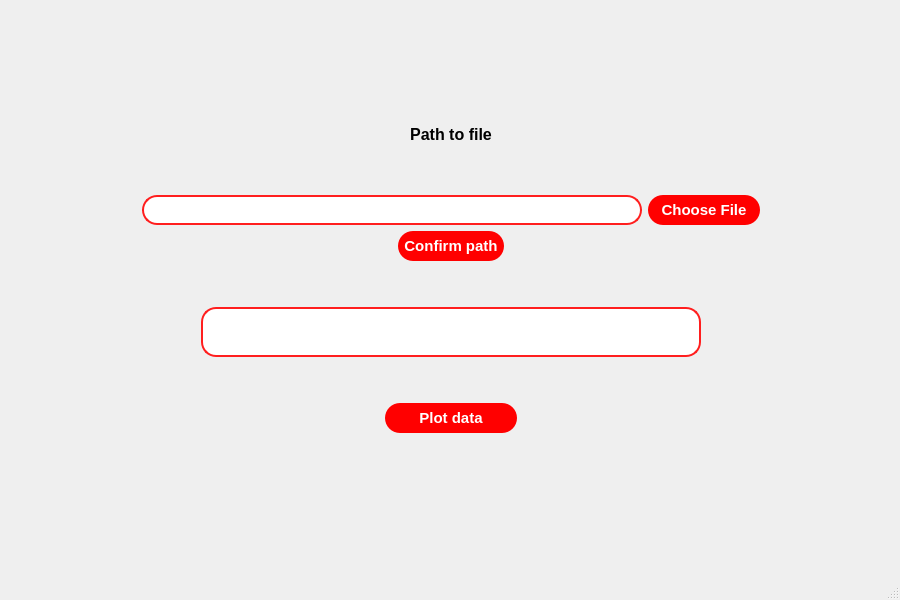
<?xml version="1.0" encoding="UTF-8"?>
<ui version="4.0">
 <class>MainWindow</class>
 <widget class="QMainWindow" name="MainWindow">
  <property name="geometry">
   <rect>
    <x>0</x>
    <y>0</y>
    <width>900</width>
    <height>600</height>
   </rect>
  </property>
  <property name="windowTitle">
   <string>MainWindow</string>
  </property>
  <widget class="QWidget" name="centralwidget">
   <widget class="QStackedWidget" name="stackedWidget">
    <property name="geometry">
     <rect>
      <x>0</x>
      <y>0</y>
      <width>900</width>
      <height>600</height>
     </rect>
    </property>
    <property name="sizePolicy">
     <sizepolicy hsizetype="Maximum" vsizetype="Maximum">
      <horstretch>0</horstretch>
      <verstretch>0</verstretch>
     </sizepolicy>
    </property>
    <property name="currentIndex">
     <number>0</number>
    </property>
    <widget class="QWidget" name="page">
     <widget class="QWidget" name="gridLayoutWidget">
      <property name="geometry">
       <rect>
        <x>0</x>
        <y>0</y>
        <width>901</width>
        <height>551</height>
       </rect>
      </property>
      <layout class="QGridLayout" name="gridLayout_2">
       <property name="sizeConstraint">
        <enum>QLayout::SetNoConstraint</enum>
       </property>
       <item row="2" column="1">
        <layout class="QVBoxLayout" name="verticalLayout">
         <item>
          <spacer name="verticalSpacer_3">
           <property name="orientation">
            <enum>Qt::Vertical</enum>
           </property>
           <property name="sizeHint" stdset="0">
            <size>
             <width>20</width>
             <height>40</height>
            </size>
           </property>
          </spacer>
         </item>
         <item>
          <layout class="QHBoxLayout" name="horizontalLayout_9">
           <item>
            <widget class="QTextEdit" name="path_box">
             <property name="minimumSize">
              <size>
               <width>500</width>
               <height>30</height>
              </size>
             </property>
             <property name="maximumSize">
              <size>
               <width>500</width>
               <height>30</height>
              </size>
             </property>
             <property name="font">
              <font>
               <pointsize>11</pointsize>
              </font>
             </property>
             <property name="styleSheet">
              <string notr="true">QTextEdit {
	border: 2px solid rgb(255,30,30);
	border-radius: 15px;
	background-color: palette(base);
	padding-left: 20px;
	padding-right: 20px;
}</string>
             </property>
             <property name="verticalScrollBarPolicy">
              <enum>Qt::ScrollBarAlwaysOff</enum>
             </property>
             <property name="html">
              <string>&lt;!DOCTYPE HTML PUBLIC &quot;-//W3C//DTD HTML 4.0//EN&quot; &quot;http://www.w3.org/TR/REC-html40/strict.dtd&quot;&gt;
&lt;html&gt;&lt;head&gt;&lt;meta name=&quot;qrichtext&quot; content=&quot;1&quot; /&gt;&lt;meta charset=&quot;utf-8&quot; /&gt;&lt;style type=&quot;text/css&quot;&gt;
p, li { white-space: pre-wrap; }
&lt;/style&gt;&lt;/head&gt;&lt;body style=&quot; font-family:'Segoe UI'; font-size:11pt; font-weight:400; font-style:normal;&quot;&gt;
&lt;p align=&quot;center&quot; style=&quot;-qt-paragraph-type:empty; margin-top:0px; margin-bottom:0px; margin-left:0px; margin-right:0px; -qt-block-indent:0; text-indent:0px;&quot;&gt;&lt;br /&gt;&lt;/p&gt;&lt;/body&gt;&lt;/html&gt;</string>
             </property>
            </widget>
           </item>
           <item>
            <widget class="QPushButton" name="chooseButton">
             <property name="minimumSize">
              <size>
               <width>112</width>
               <height>30</height>
              </size>
             </property>
             <property name="maximumSize">
              <size>
               <width>200</width>
               <height>30</height>
              </size>
             </property>
             <property name="font">
              <font>
               <family>Segoe UI</family>
               <pointsize>11</pointsize>
               <italic>false</italic>
               <bold>true</bold>
              </font>
             </property>
             <property name="styleSheet">
              <string notr="true">QPushButton#chooseButton {
    background-color: rgb(255,30,30);
    border-radius: 15px;
    min-width: 5em;
    padding: 6px;
	color: white;
}
QPushButton#chooseButton {
    background-color: rgb(255, 0, 0);
    border-style: inset;
}</string>
             </property>
             <property name="text">
              <string>Choose File</string>
             </property>
            </widget>
           </item>
          </layout>
         </item>
         <item>
          <layout class="QHBoxLayout" name="horizontalLayout_7">
           <item>
            <spacer name="horizontalSpacer_22">
             <property name="orientation">
              <enum>Qt::Horizontal</enum>
             </property>
             <property name="sizeHint" stdset="0">
              <size>
               <width>40</width>
               <height>20</height>
              </size>
             </property>
            </spacer>
           </item>
           <item>
            <widget class="QPushButton" name="confirm_path_button">
             <property name="minimumSize">
              <size>
               <width>0</width>
               <height>30</height>
              </size>
             </property>
             <property name="maximumSize">
              <size>
               <width>200</width>
               <height>30</height>
              </size>
             </property>
             <property name="font">
              <font>
               <pointsize>11</pointsize>
               <italic>false</italic>
               <bold>true</bold>
              </font>
             </property>
             <property name="styleSheet">
              <string notr="true">QPushButton#confirm_path_button {
    background-color: rgb(255,30,30);
    border-radius: 15px;
    padding: 6px;
	color: white
}
QPushButton#confirm_path_button {
    background-color: rgb(255, 0, 0);
    border-style: inset;
}</string>
             </property>
             <property name="text">
              <string>Confirm path</string>
             </property>
            </widget>
           </item>
           <item>
            <spacer name="horizontalSpacer_21">
             <property name="orientation">
              <enum>Qt::Horizontal</enum>
             </property>
             <property name="sizeHint" stdset="0">
              <size>
               <width>40</width>
               <height>20</height>
              </size>
             </property>
            </spacer>
           </item>
          </layout>
         </item>
         <item>
          <spacer name="verticalSpacer_5">
           <property name="orientation">
            <enum>Qt::Vertical</enum>
           </property>
           <property name="sizeHint" stdset="0">
            <size>
             <width>20</width>
             <height>40</height>
            </size>
           </property>
          </spacer>
         </item>
         <item>
          <layout class="QHBoxLayout" name="horizontalLayout_11">
           <item>
            <spacer name="horizontalSpacer_25">
             <property name="orientation">
              <enum>Qt::Horizontal</enum>
             </property>
             <property name="sizeHint" stdset="0">
              <size>
               <width>40</width>
               <height>20</height>
              </size>
             </property>
            </spacer>
           </item>
           <item>
            <widget class="QTextEdit" name="results_window">
             <property name="minimumSize">
              <size>
               <width>500</width>
               <height>50</height>
              </size>
             </property>
             <property name="maximumSize">
              <size>
               <width>500</width>
               <height>50</height>
              </size>
             </property>
             <property name="font">
              <font>
               <pointsize>11</pointsize>
              </font>
             </property>
             <property name="styleSheet">
              <string notr="true">QTextEdit {
	border: 2px solid rgb(255,30,30);
	border-radius: 15px;
	background-color: palette(base)
}</string>
             </property>
            </widget>
           </item>
           <item>
            <spacer name="horizontalSpacer_26">
             <property name="orientation">
              <enum>Qt::Horizontal</enum>
             </property>
             <property name="sizeHint" stdset="0">
              <size>
               <width>40</width>
               <height>20</height>
              </size>
             </property>
            </spacer>
           </item>
          </layout>
         </item>
         <item>
          <spacer name="verticalSpacer_6">
           <property name="orientation">
            <enum>Qt::Vertical</enum>
           </property>
           <property name="sizeHint" stdset="0">
            <size>
             <width>20</width>
             <height>40</height>
            </size>
           </property>
          </spacer>
         </item>
         <item>
          <layout class="QHBoxLayout" name="horizontalLayout_10">
           <item>
            <spacer name="horizontalSpacer_24">
             <property name="orientation">
              <enum>Qt::Horizontal</enum>
             </property>
             <property name="sizeHint" stdset="0">
              <size>
               <width>40</width>
               <height>20</height>
              </size>
             </property>
            </spacer>
           </item>
           <item>
            <widget class="QPushButton" name="plot1_button">
             <property name="minimumSize">
              <size>
               <width>132</width>
               <height>30</height>
              </size>
             </property>
             <property name="maximumSize">
              <size>
               <width>200</width>
               <height>30</height>
              </size>
             </property>
             <property name="font">
              <font>
               <pointsize>11</pointsize>
               <italic>false</italic>
               <bold>true</bold>
              </font>
             </property>
             <property name="toolTipDuration">
              <number>-1</number>
             </property>
             <property name="styleSheet">
              <string notr="true">QPushButton#plot1_button {
    background-color: rgb(255,30,30);
    border-radius: 15px;
    min-width: 6em;
    padding: 6px;
	color: white
}
QPushButton#plot1_button {
    background-color: rgb(255, 0, 0);
    border-style: inset;
}</string>
             </property>
             <property name="text">
              <string>Plot data</string>
             </property>
            </widget>
           </item>
           <item>
            <spacer name="horizontalSpacer_23">
             <property name="orientation">
              <enum>Qt::Horizontal</enum>
             </property>
             <property name="sizeHint" stdset="0">
              <size>
               <width>40</width>
               <height>20</height>
              </size>
             </property>
            </spacer>
           </item>
          </layout>
         </item>
        </layout>
       </item>
       <item row="2" column="0">
        <spacer name="horizontalSpacer_20">
         <property name="orientation">
          <enum>Qt::Horizontal</enum>
         </property>
         <property name="sizeHint" stdset="0">
          <size>
           <width>40</width>
           <height>20</height>
          </size>
         </property>
        </spacer>
       </item>
       <item row="2" column="2">
        <spacer name="horizontalSpacer_19">
         <property name="orientation">
          <enum>Qt::Horizontal</enum>
         </property>
         <property name="sizeHint" stdset="0">
          <size>
           <width>40</width>
           <height>20</height>
          </size>
         </property>
        </spacer>
       </item>
       <item row="0" column="1">
        <spacer name="verticalSpacer">
         <property name="orientation">
          <enum>Qt::Vertical</enum>
         </property>
         <property name="sizeHint" stdset="0">
          <size>
           <width>20</width>
           <height>40</height>
          </size>
         </property>
        </spacer>
       </item>
       <item row="3" column="1">
        <spacer name="verticalSpacer_2">
         <property name="orientation">
          <enum>Qt::Vertical</enum>
         </property>
         <property name="sizeHint" stdset="0">
          <size>
           <width>20</width>
           <height>40</height>
          </size>
         </property>
        </spacer>
       </item>
       <item row="1" column="1">
        <layout class="QHBoxLayout" name="horizontalLayout_12">
         <item>
          <spacer name="horizontalSpacer_27">
           <property name="orientation">
            <enum>Qt::Horizontal</enum>
           </property>
           <property name="sizeHint" stdset="0">
            <size>
             <width>40</width>
             <height>20</height>
            </size>
           </property>
          </spacer>
         </item>
         <item>
          <widget class="QLabel" name="label">
           <property name="sizePolicy">
            <sizepolicy hsizetype="Preferred" vsizetype="Preferred">
             <horstretch>0</horstretch>
             <verstretch>0</verstretch>
            </sizepolicy>
           </property>
           <property name="minimumSize">
            <size>
             <width>150</width>
             <height>30</height>
            </size>
           </property>
           <property name="maximumSize">
            <size>
             <width>150</width>
             <height>30</height>
            </size>
           </property>
           <property name="font">
            <font>
             <pointsize>12</pointsize>
             <bold>true</bold>
            </font>
           </property>
           <property name="text">
            <string>Path to file</string>
           </property>
           <property name="alignment">
            <set>Qt::AlignCenter</set>
           </property>
          </widget>
         </item>
         <item>
          <spacer name="horizontalSpacer_28">
           <property name="orientation">
            <enum>Qt::Horizontal</enum>
           </property>
           <property name="sizeHint" stdset="0">
            <size>
             <width>40</width>
             <height>20</height>
            </size>
           </property>
          </spacer>
         </item>
        </layout>
       </item>
      </layout>
     </widget>
    </widget>
    <widget class="QWidget" name="page_2">
     <widget class="QFrame" name="plot_frame">
      <property name="geometry">
       <rect>
        <x>0</x>
        <y>130</y>
        <width>900</width>
        <height>441</height>
       </rect>
      </property>
      <property name="sizePolicy">
       <sizepolicy hsizetype="Expanding" vsizetype="Expanding">
        <horstretch>0</horstretch>
        <verstretch>0</verstretch>
       </sizepolicy>
      </property>
      <property name="frameShape">
       <enum>QFrame::StyledPanel</enum>
      </property>
      <property name="frameShadow">
       <enum>QFrame::Raised</enum>
      </property>
     </widget>
     <widget class="QWidget" name="horizontalLayoutWidget">
      <property name="geometry">
       <rect>
        <x>0</x>
        <y>0</y>
        <width>901</width>
        <height>118</height>
       </rect>
      </property>
      <layout class="QHBoxLayout" name="horizontalLayout">
       <property name="spacing">
        <number>0</number>
       </property>
       <item>
        <layout class="QGridLayout" name="gridLayout">
         <property name="sizeConstraint">
          <enum>QLayout::SetMinAndMaxSize</enum>
         </property>
         <property name="spacing">
          <number>0</number>
         </property>
         <item row="0" column="1" alignment="Qt::AlignHCenter|Qt::AlignVCenter">
          <widget class="QLabel" name="label_2">
           <property name="minimumSize">
            <size>
             <width>140</width>
             <height>30</height>
            </size>
           </property>
           <property name="maximumSize">
            <size>
             <width>140</width>
             <height>30</height>
            </size>
           </property>
           <property name="font">
            <font>
             <pointsize>11</pointsize>
            </font>
           </property>
           <property name="text">
            <string>Select start point</string>
           </property>
           <property name="alignment">
            <set>Qt::AlignCenter</set>
           </property>
          </widget>
         </item>
         <item row="1" column="4">
          <spacer name="horizontalSpacer_2">
           <property name="orientation">
            <enum>Qt::Horizontal</enum>
           </property>
           <property name="sizeHint" stdset="0">
            <size>
             <width>1</width>
             <height>20</height>
            </size>
           </property>
          </spacer>
         </item>
         <item row="0" column="7">
          <widget class="QLabel" name="label_7">
           <property name="minimumSize">
            <size>
             <width>220</width>
             <height>30</height>
            </size>
           </property>
           <property name="maximumSize">
            <size>
             <width>180</width>
             <height>30</height>
            </size>
           </property>
           <property name="font">
            <font>
             <pointsize>11</pointsize>
            </font>
           </property>
           <property name="text">
            <string>Samples Between Peaks</string>
           </property>
           <property name="alignment">
            <set>Qt::AlignCenter</set>
           </property>
          </widget>
         </item>
         <item row="1" column="1">
          <layout class="QHBoxLayout" name="horizontalLayout_2">
           <property name="spacing">
            <number>0</number>
           </property>
           <item>
            <spacer name="horizontalSpacer_6">
             <property name="orientation">
              <enum>Qt::Horizontal</enum>
             </property>
             <property name="sizeType">
              <enum>QSizePolicy::Fixed</enum>
             </property>
             <property name="sizeHint" stdset="0">
              <size>
               <width>20</width>
               <height>10</height>
              </size>
             </property>
            </spacer>
           </item>
           <item>
            <widget class="QTextEdit" name="text_border_lower">
             <property name="minimumSize">
              <size>
               <width>100</width>
               <height>30</height>
              </size>
             </property>
             <property name="maximumSize">
              <size>
               <width>100</width>
               <height>30</height>
              </size>
             </property>
             <property name="font">
              <font>
               <pointsize>12</pointsize>
              </font>
             </property>
             <property name="styleSheet">
              <string notr="true">QTextEdit {
	border: 2px solid rgb(255,30,30);
	border-radius: 15px;
	background-color: palette(base);
	padding-left: 20px;
	padding-right: 20px;
}</string>
             </property>
             <property name="verticalScrollBarPolicy">
              <enum>Qt::ScrollBarAlwaysOff</enum>
             </property>
             <property name="horizontalScrollBarPolicy">
              <enum>Qt::ScrollBarAlwaysOff</enum>
             </property>
            </widget>
           </item>
           <item>
            <spacer name="horizontalSpacer_5">
             <property name="orientation">
              <enum>Qt::Horizontal</enum>
             </property>
             <property name="sizeType">
              <enum>QSizePolicy::Fixed</enum>
             </property>
             <property name="sizeHint" stdset="0">
              <size>
               <width>20</width>
               <height>10</height>
              </size>
             </property>
            </spacer>
           </item>
          </layout>
         </item>
         <item row="3" column="3" alignment="Qt::AlignHCenter|Qt::AlignVCenter">
          <widget class="QPushButton" name="border_button_upper">
           <property name="minimumSize">
            <size>
             <width>112</width>
             <height>30</height>
            </size>
           </property>
           <property name="maximumSize">
            <size>
             <width>120</width>
             <height>30</height>
            </size>
           </property>
           <property name="styleSheet">
            <string notr="true">QPushButton#border_button_upper {
    background-color: rgb(255,30,30);
    border-radius: 15px;
    min-width: 5em;
    padding: 6px;
	color: white;
}
QPushButton#border_button_upper {
    background-color: rgb(255, 0, 0);
    border-style: inset;
}</string>
           </property>
           <property name="text">
            <string>Confirm End Point</string>
           </property>
          </widget>
         </item>
         <item row="1" column="6">
          <spacer name="horizontalSpacer_3">
           <property name="orientation">
            <enum>Qt::Horizontal</enum>
           </property>
           <property name="sizeHint" stdset="0">
            <size>
             <width>1</width>
             <height>20</height>
            </size>
           </property>
          </spacer>
         </item>
         <item row="0" column="5">
          <widget class="QLabel" name="label_6">
           <property name="minimumSize">
            <size>
             <width>180</width>
             <height>30</height>
            </size>
           </property>
           <property name="maximumSize">
            <size>
             <width>150</width>
             <height>30</height>
            </size>
           </property>
           <property name="font">
            <font>
             <pointsize>11</pointsize>
            </font>
           </property>
           <property name="layoutDirection">
            <enum>Qt::LeftToRight</enum>
           </property>
           <property name="text">
            <string>Minimum Peak Value</string>
           </property>
           <property name="alignment">
            <set>Qt::AlignCenter</set>
           </property>
          </widget>
         </item>
         <item row="1" column="8">
          <spacer name="horizontalSpacer_4">
           <property name="orientation">
            <enum>Qt::Horizontal</enum>
           </property>
           <property name="sizeHint" stdset="0">
            <size>
             <width>1</width>
             <height>20</height>
            </size>
           </property>
          </spacer>
         </item>
         <item row="3" column="1" alignment="Qt::AlignHCenter|Qt::AlignVCenter">
          <widget class="QPushButton" name="border_button_lower">
           <property name="minimumSize">
            <size>
             <width>112</width>
             <height>30</height>
            </size>
           </property>
           <property name="maximumSize">
            <size>
             <width>120</width>
             <height>30</height>
            </size>
           </property>
           <property name="layoutDirection">
            <enum>Qt::LeftToRight</enum>
           </property>
           <property name="autoFillBackground">
            <bool>false</bool>
           </property>
           <property name="styleSheet">
            <string notr="true">QPushButton#border_button_lower {
    background-color: rgb(255,30,30);
    border-radius: 15px;
    min-width: 5em;
    padding: 6px;
	color: white;
}
QPushButton#border_button_lower {
    background-color: rgb(255, 0, 0);
    border-style: inset;
}</string>
           </property>
           <property name="text">
            <string>Confirm Start Point</string>
           </property>
          </widget>
         </item>
         <item row="1" column="0">
          <spacer name="horizontalSpacer_14">
           <property name="orientation">
            <enum>Qt::Horizontal</enum>
           </property>
           <property name="sizeHint" stdset="0">
            <size>
             <width>20</width>
             <height>20</height>
            </size>
           </property>
          </spacer>
         </item>
         <item row="1" column="10">
          <spacer name="horizontalSpacer_13">
           <property name="orientation">
            <enum>Qt::Horizontal</enum>
           </property>
           <property name="sizeHint" stdset="0">
            <size>
             <width>20</width>
             <height>20</height>
            </size>
           </property>
          </spacer>
         </item>
         <item row="1" column="7">
          <layout class="QHBoxLayout" name="horizontalLayout_5">
           <property name="spacing">
            <number>0</number>
           </property>
           <item>
            <spacer name="horizontalSpacer_12">
             <property name="orientation">
              <enum>Qt::Horizontal</enum>
             </property>
             <property name="sizeHint" stdset="0">
              <size>
               <width>20</width>
               <height>20</height>
              </size>
             </property>
            </spacer>
           </item>
           <item>
            <widget class="QTextEdit" name="distancePeak">
             <property name="minimumSize">
              <size>
               <width>100</width>
               <height>30</height>
              </size>
             </property>
             <property name="maximumSize">
              <size>
               <width>100</width>
               <height>30</height>
              </size>
             </property>
             <property name="font">
              <font>
               <pointsize>12</pointsize>
              </font>
             </property>
             <property name="styleSheet">
              <string notr="true">QTextEdit {
	border: 2px solid rgb(255,30,30);
	border-radius: 15px;
	background-color: palette(base);
	padding-left: 20px;
	padding-right: 20px;
}</string>
             </property>
             <property name="frameShape">
              <enum>QFrame::StyledPanel</enum>
             </property>
             <property name="verticalScrollBarPolicy">
              <enum>Qt::ScrollBarAlwaysOff</enum>
             </property>
             <property name="horizontalScrollBarPolicy">
              <enum>Qt::ScrollBarAlwaysOff</enum>
             </property>
            </widget>
           </item>
           <item>
            <spacer name="horizontalSpacer_11">
             <property name="orientation">
              <enum>Qt::Horizontal</enum>
             </property>
             <property name="sizeHint" stdset="0">
              <size>
               <width>40</width>
               <height>10</height>
              </size>
             </property>
            </spacer>
           </item>
          </layout>
         </item>
         <item row="1" column="2">
          <spacer name="horizontalSpacer">
           <property name="orientation">
            <enum>Qt::Horizontal</enum>
           </property>
           <property name="sizeType">
            <enum>QSizePolicy::Expanding</enum>
           </property>
           <property name="sizeHint" stdset="0">
            <size>
             <width>1</width>
             <height>20</height>
            </size>
           </property>
          </spacer>
         </item>
         <item row="0" column="3" alignment="Qt::AlignHCenter">
          <widget class="QLabel" name="label_3">
           <property name="minimumSize">
            <size>
             <width>120</width>
             <height>30</height>
            </size>
           </property>
           <property name="maximumSize">
            <size>
             <width>150</width>
             <height>30</height>
            </size>
           </property>
           <property name="font">
            <font>
             <pointsize>11</pointsize>
            </font>
           </property>
           <property name="text">
            <string>Select end point</string>
           </property>
           <property name="alignment">
            <set>Qt::AlignCenter</set>
           </property>
          </widget>
         </item>
         <item row="1" column="3">
          <layout class="QHBoxLayout" name="horizontalLayout_3">
           <property name="spacing">
            <number>0</number>
           </property>
           <item>
            <spacer name="horizontalSpacer_8">
             <property name="orientation">
              <enum>Qt::Horizontal</enum>
             </property>
             <property name="sizeHint" stdset="0">
              <size>
               <width>20</width>
               <height>20</height>
              </size>
             </property>
            </spacer>
           </item>
           <item>
            <widget class="QTextEdit" name="text_border_upper">
             <property name="minimumSize">
              <size>
               <width>100</width>
               <height>30</height>
              </size>
             </property>
             <property name="maximumSize">
              <size>
               <width>100</width>
               <height>30</height>
              </size>
             </property>
             <property name="font">
              <font>
               <pointsize>12</pointsize>
              </font>
             </property>
             <property name="styleSheet">
              <string notr="true">QTextEdit {
	border: 2px solid rgb(255,30,30);
	border-radius: 15px;
	background-color: palette(base);
	padding-left: 20px;
	padding-right: 20px;
}</string>
             </property>
             <property name="verticalScrollBarPolicy">
              <enum>Qt::ScrollBarAlwaysOff</enum>
             </property>
             <property name="horizontalScrollBarPolicy">
              <enum>Qt::ScrollBarAlwaysOff</enum>
             </property>
            </widget>
           </item>
           <item>
            <spacer name="horizontalSpacer_7">
             <property name="orientation">
              <enum>Qt::Horizontal</enum>
             </property>
             <property name="sizeHint" stdset="0">
              <size>
               <width>20</width>
               <height>20</height>
              </size>
             </property>
            </spacer>
           </item>
          </layout>
         </item>
         <item row="1" column="5">
          <layout class="QHBoxLayout" name="horizontalLayout_4">
           <property name="spacing">
            <number>0</number>
           </property>
           <item>
            <spacer name="horizontalSpacer_10">
             <property name="orientation">
              <enum>Qt::Horizontal</enum>
             </property>
             <property name="sizeHint" stdset="0">
              <size>
               <width>20</width>
               <height>20</height>
              </size>
             </property>
            </spacer>
           </item>
           <item>
            <widget class="QTextEdit" name="minPeak">
             <property name="minimumSize">
              <size>
               <width>100</width>
               <height>30</height>
              </size>
             </property>
             <property name="maximumSize">
              <size>
               <width>100</width>
               <height>30</height>
              </size>
             </property>
             <property name="font">
              <font>
               <pointsize>12</pointsize>
              </font>
             </property>
             <property name="styleSheet">
              <string notr="true">QTextEdit {
	border: 2px solid rgb(255,30,30);
	border-radius: 15px;
	background-color: palette(base);
	padding-left: 20px;
	padding-right: 20px;
}</string>
             </property>
             <property name="verticalScrollBarPolicy">
              <enum>Qt::ScrollBarAlwaysOff</enum>
             </property>
             <property name="horizontalScrollBarPolicy">
              <enum>Qt::ScrollBarAlwaysOff</enum>
             </property>
            </widget>
           </item>
           <item>
            <spacer name="horizontalSpacer_9">
             <property name="orientation">
              <enum>Qt::Horizontal</enum>
             </property>
             <property name="sizeHint" stdset="0">
              <size>
               <width>20</width>
               <height>20</height>
              </size>
             </property>
            </spacer>
           </item>
          </layout>
         </item>
         <item row="1" column="9">
          <widget class="QPushButton" name="confirm_borders">
           <property name="minimumSize">
            <size>
             <width>112</width>
             <height>40</height>
            </size>
           </property>
           <property name="maximumSize">
            <size>
             <width>100</width>
             <height>40</height>
            </size>
           </property>
           <property name="styleSheet">
            <string notr="true">QPushButton#confirm_borders {
    background-color: rgb(255,30,30);
    border-radius: 15px;
    min-width: 5em;
    padding: 6px;
	color: white;
}
QPushButton#confirm_borders {
    background-color: rgb(255, 0, 0);
    border-style: inset;
}</string>
           </property>
           <property name="text">
            <string>Confirm Borders</string>
           </property>
          </widget>
         </item>
         <item row="3" column="7">
          <layout class="QHBoxLayout" name="horizontalLayout_8">
           <item>
            <spacer name="horizontalSpacer_30">
             <property name="orientation">
              <enum>Qt::Horizontal</enum>
             </property>
             <property name="sizeHint" stdset="0">
              <size>
               <width>40</width>
               <height>20</height>
              </size>
             </property>
            </spacer>
           </item>
           <item>
            <widget class="QPushButton" name="peakSettingButton">
             <property name="sizePolicy">
              <sizepolicy hsizetype="Fixed" vsizetype="Fixed">
               <horstretch>0</horstretch>
               <verstretch>0</verstretch>
              </sizepolicy>
             </property>
             <property name="styleSheet">
              <string notr="true">QPushButton#peakSettingButton {
    background-color: rgb(255,30,30);
    border-radius: 14px;
    min-width: 5em;
    padding: 6px;
	color: white;
}
QPushButton#peakSettingButton {
    background-color: rgb(255, 0, 0);
    border-style: inset;
}</string>
             </property>
             <property name="text">
              <string>Check Peak Settings</string>
             </property>
            </widget>
           </item>
           <item>
            <spacer name="horizontalSpacer_29">
             <property name="orientation">
              <enum>Qt::Horizontal</enum>
             </property>
             <property name="sizeHint" stdset="0">
              <size>
               <width>40</width>
               <height>20</height>
              </size>
             </property>
            </spacer>
           </item>
          </layout>
         </item>
        </layout>
       </item>
      </layout>
     </widget>
    </widget>
    <widget class="QWidget" name="page_3">
     <widget class="QFrame" name="plot2_frame">
      <property name="geometry">
       <rect>
        <x>0</x>
        <y>110</y>
        <width>901</width>
        <height>461</height>
       </rect>
      </property>
      <property name="frameShape">
       <enum>QFrame::StyledPanel</enum>
      </property>
      <property name="frameShadow">
       <enum>QFrame::Raised</enum>
      </property>
     </widget>
     <widget class="QWidget" name="horizontalLayoutWidget_6">
      <property name="geometry">
       <rect>
        <x>0</x>
        <y>0</y>
        <width>901</width>
        <height>113</height>
       </rect>
      </property>
      <layout class="QHBoxLayout" name="horizontalLayout_6">
       <item>
        <spacer name="horizontalSpacer_15">
         <property name="orientation">
          <enum>Qt::Horizontal</enum>
         </property>
         <property name="sizeHint" stdset="0">
          <size>
           <width>20</width>
           <height>20</height>
          </size>
         </property>
        </spacer>
       </item>
       <item>
        <layout class="QVBoxLayout" name="verticalLayout_3">
         <item>
          <widget class="QLabel" name="label_4">
           <property name="font">
            <font>
             <pointsize>12</pointsize>
             <bold>true</bold>
            </font>
           </property>
           <property name="text">
            <string>Impulse Values</string>
           </property>
           <property name="alignment">
            <set>Qt::AlignCenter</set>
           </property>
          </widget>
         </item>
         <item>
          <widget class="QTextEdit" name="resultsText">
           <property name="minimumSize">
            <size>
             <width>300</width>
             <height>80</height>
            </size>
           </property>
           <property name="maximumSize">
            <size>
             <width>300</width>
             <height>80</height>
            </size>
           </property>
           <property name="font">
            <font>
             <pointsize>12</pointsize>
            </font>
           </property>
           <property name="styleSheet">
            <string notr="true">QTextEdit {
	border: 2px solid rgb(255,30,30);
	border-radius: 15px;
	background-color: palette(base);
	padding-left: 20px;
	padding-right: 20px;
}</string>
           </property>
           <property name="sizeAdjustPolicy">
            <enum>QAbstractScrollArea::AdjustToContents</enum>
           </property>
          </widget>
         </item>
        </layout>
       </item>
       <item>
        <spacer name="horizontalSpacer_16">
         <property name="orientation">
          <enum>Qt::Horizontal</enum>
         </property>
         <property name="sizeHint" stdset="0">
          <size>
           <width>40</width>
           <height>20</height>
          </size>
         </property>
        </spacer>
       </item>
       <item>
        <layout class="QVBoxLayout" name="verticalLayout_4">
         <item>
          <widget class="QLabel" name="label_5">
           <property name="font">
            <font>
             <pointsize>12</pointsize>
             <bold>true</bold>
            </font>
           </property>
           <property name="text">
            <string>Time Under Tension</string>
           </property>
           <property name="alignment">
            <set>Qt::AlignCenter</set>
           </property>
          </widget>
         </item>
         <item>
          <widget class="QTextEdit" name="resultsTut">
           <property name="minimumSize">
            <size>
             <width>350</width>
             <height>80</height>
            </size>
           </property>
           <property name="maximumSize">
            <size>
             <width>350</width>
             <height>80</height>
            </size>
           </property>
           <property name="font">
            <font>
             <pointsize>12</pointsize>
            </font>
           </property>
           <property name="styleSheet">
            <string notr="true">QTextEdit {
	border: 2px solid rgb(255,30,30);
	border-radius: 15px;
	background-color: palette(base);
	padding-left: 20px;
	padding-right: 20px;
}</string>
           </property>
           <property name="sizeAdjustPolicy">
            <enum>QAbstractScrollArea::AdjustToContents</enum>
           </property>
          </widget>
         </item>
        </layout>
       </item>
       <item>
        <spacer name="horizontalSpacer_17">
         <property name="orientation">
          <enum>Qt::Horizontal</enum>
         </property>
         <property name="sizeHint" stdset="0">
          <size>
           <width>40</width>
           <height>20</height>
          </size>
         </property>
        </spacer>
       </item>
       <item>
        <layout class="QVBoxLayout" name="verticalLayout_2">
         <item>
          <widget class="QPushButton" name="exportButton">
           <property name="minimumSize">
            <size>
             <width>100</width>
             <height>30</height>
            </size>
           </property>
           <property name="maximumSize">
            <size>
             <width>100</width>
             <height>30</height>
            </size>
           </property>
           <property name="text">
            <string>Export Results</string>
           </property>
          </widget>
         </item>
         <item>
          <widget class="QPushButton" name="startOverButton">
           <property name="minimumSize">
            <size>
             <width>100</width>
             <height>30</height>
            </size>
           </property>
           <property name="maximumSize">
            <size>
             <width>100</width>
             <height>30</height>
            </size>
           </property>
           <property name="text">
            <string>Start Over</string>
           </property>
          </widget>
         </item>
         <item>
          <widget class="QPushButton" name="finishButton">
           <property name="minimumSize">
            <size>
             <width>100</width>
             <height>30</height>
            </size>
           </property>
           <property name="maximumSize">
            <size>
             <width>100</width>
             <height>30</height>
            </size>
           </property>
           <property name="text">
            <string>Finish Analysis</string>
           </property>
          </widget>
         </item>
        </layout>
       </item>
       <item>
        <spacer name="horizontalSpacer_18">
         <property name="orientation">
          <enum>Qt::Horizontal</enum>
         </property>
         <property name="sizeHint" stdset="0">
          <size>
           <width>40</width>
           <height>20</height>
          </size>
         </property>
        </spacer>
       </item>
      </layout>
     </widget>
    </widget>
   </widget>
  </widget>
  <widget class="QMenuBar" name="menubar">
   <property name="geometry">
    <rect>
     <x>0</x>
     <y>0</y>
     <width>900</width>
     <height>22</height>
    </rect>
   </property>
  </widget>
  <widget class="QStatusBar" name="statusbar"/>
 </widget>
 <resources/>
 <connections/>
</ui>
